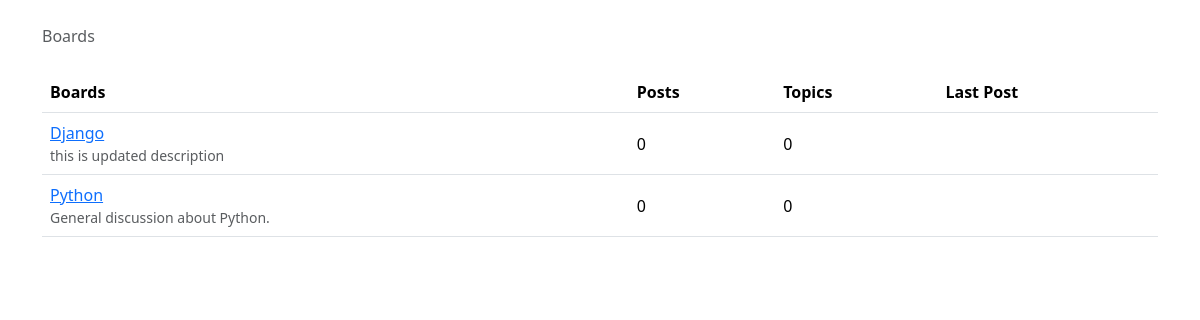
/, run on an earlier commit of the app's database.
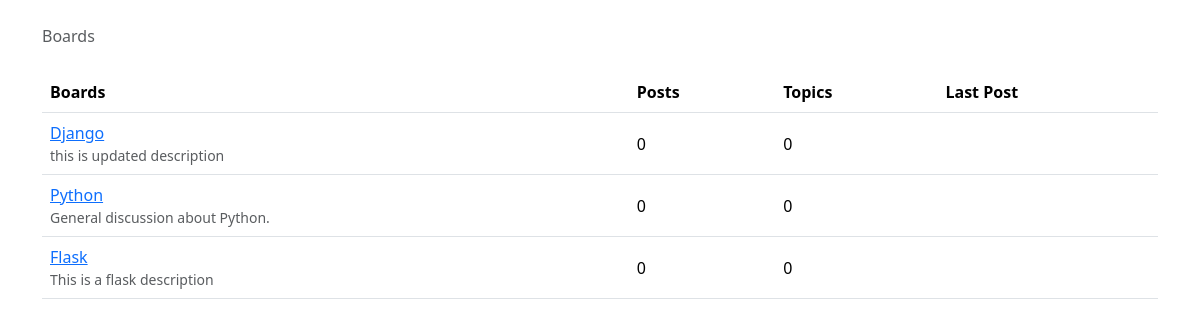
And on a later commit of the database.
### boards/models.py (models this page shows, shortened)
class Board(models.Model):
    name = models.CharField(max_length=30, unique=True)
    description = models.CharField(max_length=100)

### boards/views.py (the view)
# urls.py: 2. Add a URL to urlpatterns:  path('', views.home, name='home')
def home(request):
    boards = Board.objects.all()
    return render(request, 'home.html', {'boards': boards})

### templates/home.html (shortened to what this page needs)
{% extends 'base.html' %}
{% block breadcrumb %}
    <li class="breadcrumb-item active">Boards</li>
{% endblock %}
{% block content %}
    <table class="table">
      <thead class="thead-inverse">
        <tr>
            <th>Boards</th>
            <th>Posts</th>
            <th>Topics</th>
            <th>Last Post</th>
        </tr>
       </thead>
            {% for board in boards %}
              <tr>
                <td>
                  <a href="{% url 'board_topics' board.pk %}">{{ board.name }}</a>
                  <small class="text-muted d-block">{{ board.description }}</small>
                </td>
                <td class="align-middle">0</td>
                <td class="align-middle">0</td>
                <td></td>
               </tr>
            {% endfor %}
    </table>
{% endblock %}

### templates/base.html (shortened to what this page needs)
{% load static %}
<!DOCTYPE html>
<html>
    <head>
        <link rel="stylesheet" href="{% static 'css/bootstrap.min.css' %}">
    </head>
    <body>
        <div class="container">
            <ol class="breadcrumb my-4">
                {% block breadcrumb %}
                {% endblock %}
            </ol>
            {% block content %}
            {% endblock %}
        </div>
    </body>
</html>

What changed in the data, as far as the page shows it:
added Board: name "Flask", description "This is a flask description"
